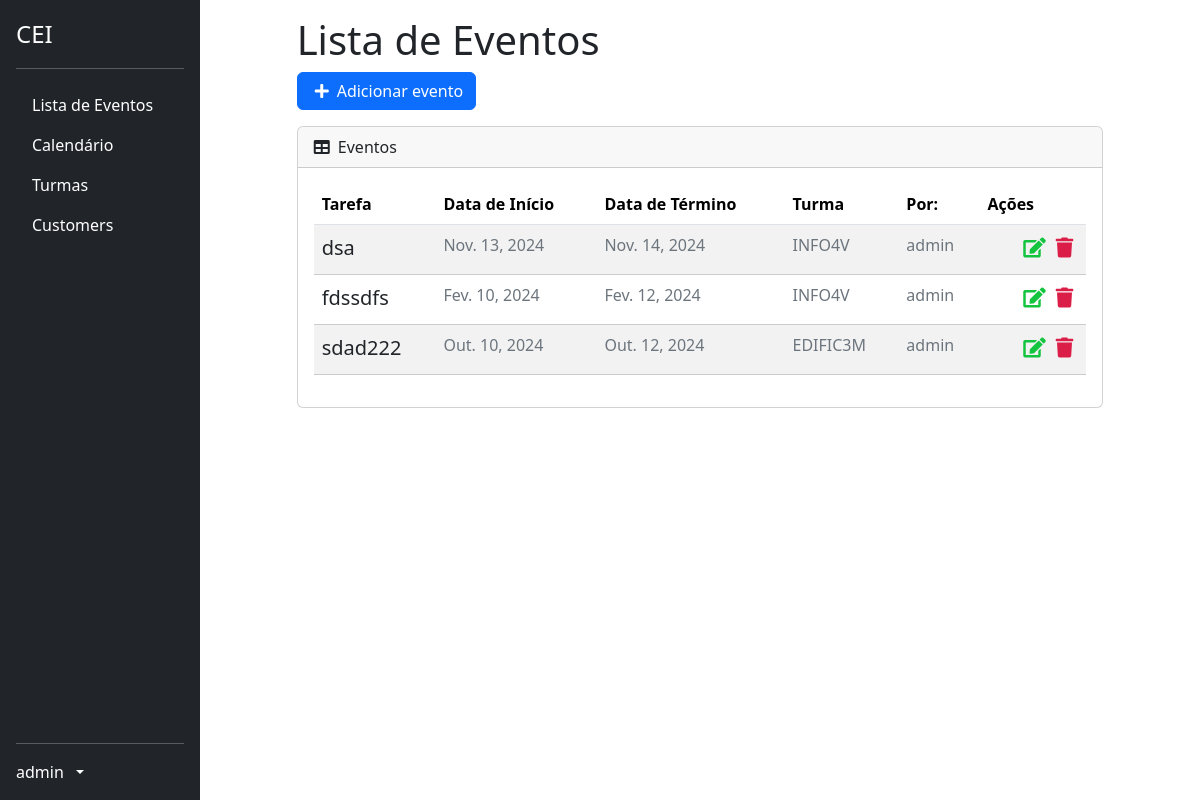
Before: /list/ (signed in) with the older database file.
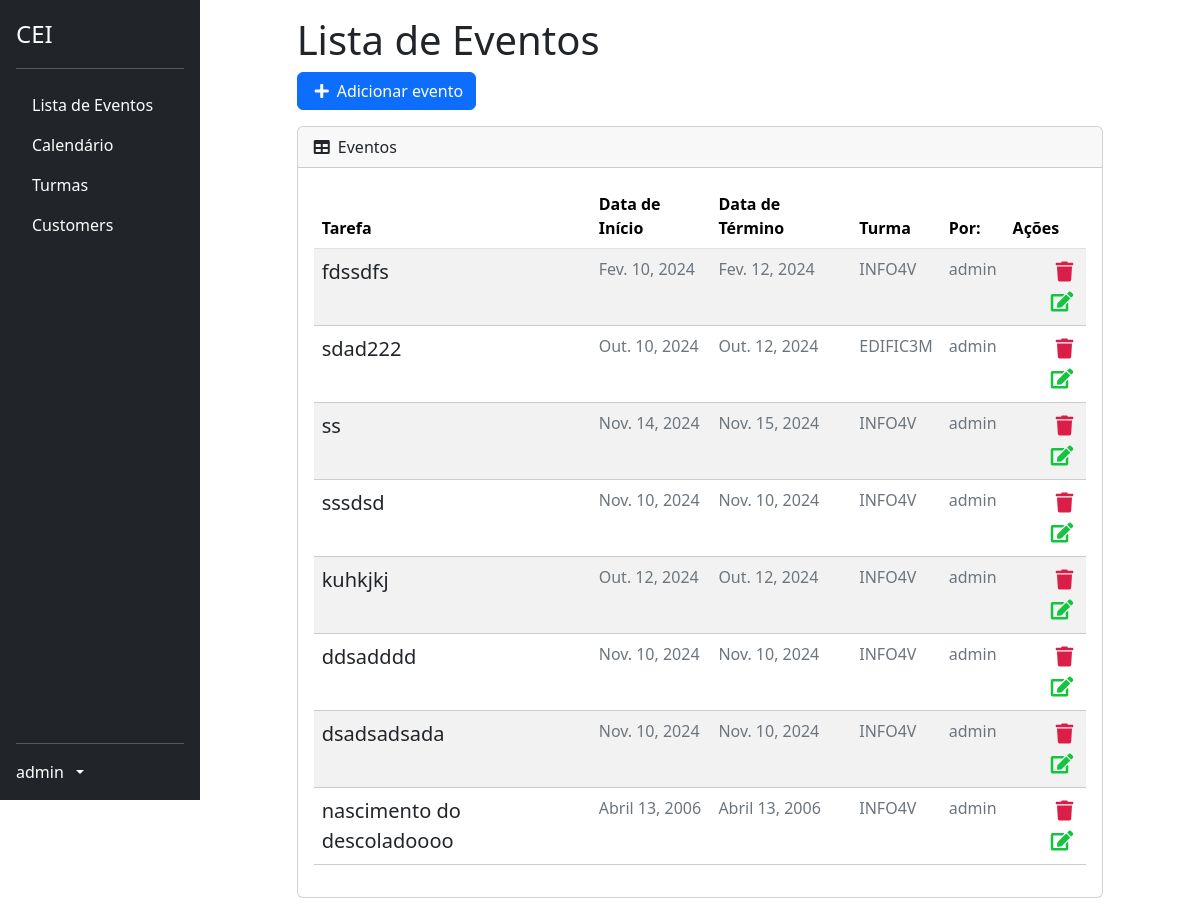
After: the same page with the newer database file.
### tasks/models.py (models this page shows, shortened)
class Task(models.Model):
    id = models.BigAutoField(primary_key=True)
    title = models.CharField(max_length=255)
    description = models.TextField()
    start_date = models.DateField()
    end_date = models.DateField()
    total_subs = models.PositiveIntegerField(default=0)
    subs = models.PositiveIntegerField(default=0)
    start_time = models.TimeField()
    end_time = models.TimeField()
    usuario = models.ForeignKey(CustomUser, on_delete=models.PROTECT)
    turma = models.ForeignKey('classes.Turma', on_delete=models.CASCADE)
    created_at = models.DateTimeField(auto_now_add=True)
    updated_at = models.DateTimeField(auto_now=True)

### classes/models.py (models this page shows, shortened)
class Turma(models.Model):
    TURNO_CHOICES = [
        ('manha', 'Manhã'),
        ('tarde', 'Tarde'),
        ('noite', 'Noite'),
    ]
    CURSO_CHOICES = [
        ('edificacoes', 'Edificações'),
        ('informatica', 'Informática'),
        ('meio_ambiente', 'Meio Ambiente'),
        ('matematica', 'Matemática'),
    ]
    SERIE_CHOICES = [
        ('1', '1º Ano'),
        ('2', '2º Ano'),
        ('3', '3º Ano'),
        ('4', '4º Ano'),
    ]
    nome = models.CharField(max_length=100)
    serie = models.CharField(max_length=1, choices=SERIE_CHOICES)
    turno = models.CharField(max_length=5, choices=TURNO_CHOICES)
    curso = models.CharField(max_length=15, choices=CURSO_CHOICES)

### profiles/models.py (models this page shows)
class CustomUser(AbstractUser):
    id = models.BigAutoField(primary_key=True)
    turma = models.ForeignKey('classes.Turma', on_delete=models.SET_NULL, blank=True, null=True)

### tasks/views.py (the view)
# urls.py: path('list/', TaskListView.as_view(), name='task-list'),
class TaskListView(GroupRequiredMixin, LoginRequiredMixin, ListView):
    group_required = u"Docente"
    login_url = reverse_lazy('login')
    model = Task
    template_name = 'tasks/list.html'
    context_object_name = 'tasks'
    ordering = '-created_at'
    def get_queryset(self):
        self.tasks = Task.objects.filter(usuario=self.request.user)
        return self.tasks

### tasks/templates/tasks/list.html (shortened to what this page needs)
{% extends 'base.html' %}
{% block content %}
<div class="offset-1 col-10 list-div">
    <h1>Lista de Eventos</h1>
    <div class="row mb-3">
        <div class="col-auto btn-primary">
            <a id="add-link" href="{% url 'new-task' %}" class="btn btn-primary d-flex align-items-center">
                <i class="fas fa-plus me-2"></i> Adicionar evento
            </a>
        </div>
    </div>
    <div class="card col-md-12">
        <div class="card-header">
            <i class="fas fa-table me-1"></i>
            Eventos
        </div>
        <div class="card-body">
            <table id="datatablesSimple" class="table table-striped table-hover">
                <thead class="table">
                    <tr>
                        <th>Tarefa</th>
                        <th>Data de Início</th>
                        <th>Data de Término</th>
                        <th>Turma</th>
                        <th>Por:</th>
                        <th>Ações</th>
                    </tr>
                </thead>
                <tbody>
                    {% for task in tasks %}
                    <tr class="task-item">
                        <td><a href="/task/{{ task.id }}" class="text-decoration-none text-dark">{{ task.title }}</a></td>
                        <td style="color: #6c757d;" class="fs-6">{{ task.start_date }}</td>
                        <td style="color: #6c757d;" class="fs-6">{{ task.end_date }}</td>
                        <td style="color: #6c757d;" class="fs-6">{{ task.turma.nome }}</td>
                        <td style="color: #6c757d;" class="fs-6">{{ task.usuario.username }}</td>
                        <td>
                            <a href="{% url 'delete-task' task.id %}" class="text-danger me-2"><i class="fas fa-trash"></i></a>
                            <a href="{% url 'edit-task' task.id %}" class="text-warning"><i class="fas fa-edit"></i></a>
                        </td>
                    </tr>
                    {% endfor %}
                </tbody>
            </table>
        </div>
    </div>
</div>
{% endblock %}
{% block scripts %}
<link href="https://cdn.jsdelivr.net/npm/simple-datatables@7.1.2/dist/style.min.css" rel="stylesheet" />
{% endblock %}

Changed rows visible on the page:
removed Task: title "dsa", start_date "Nov. 13, 2024", end_date "Nov. 14, 2024", turma.nome "INFO4V", usuario.username "admin"
added Task: title "ss", start_date "Nov. 14, 2024", end_date "Nov. 15, 2024", turma.nome "INFO4V", usuario.username "admin"
added Task: title "sssdsd", start_date "Nov. 10, 2024", end_date "Nov. 10, 2024", turma.nome "INFO4V", usuario.username "admin"
added Task: title "kuhkjkj", start_date "Out. 12, 2024", end_date "Out. 12, 2024", turma.nome "INFO4V", usuario.username "admin"
added Task: title "ddsadddd", start_date "Nov. 10, 2024", end_date "Nov. 10, 2024", turma.nome "INFO4V", usuario.username "admin"
added Task: title "dsadsadsada", start_date "Nov. 10, 2024", end_date "Nov. 10, 2024", turma.nome "INFO4V", usuario.username "admin"
added Task: title "nascimento do descoladoooo", start_date "Abril 13, 2006", end_date "Abril 13, 2006", turma.nome "INFO4V", usuario.username "admin"
